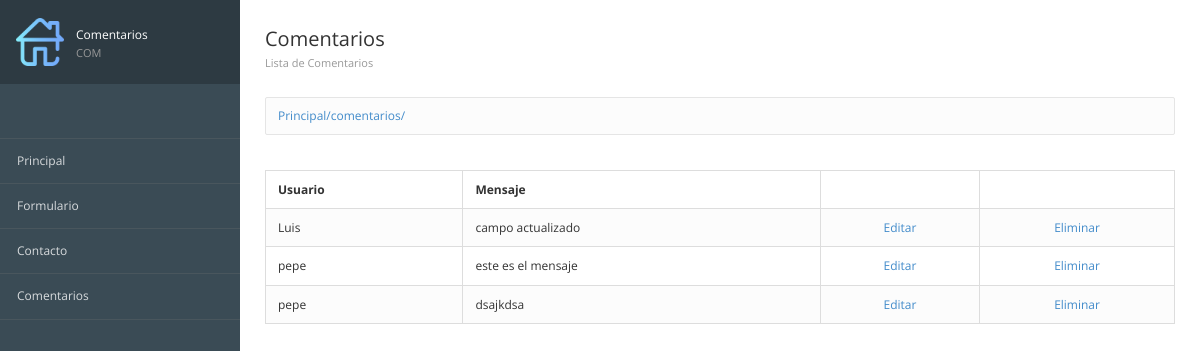
The page /comentarios/ on the database as committed earlier.
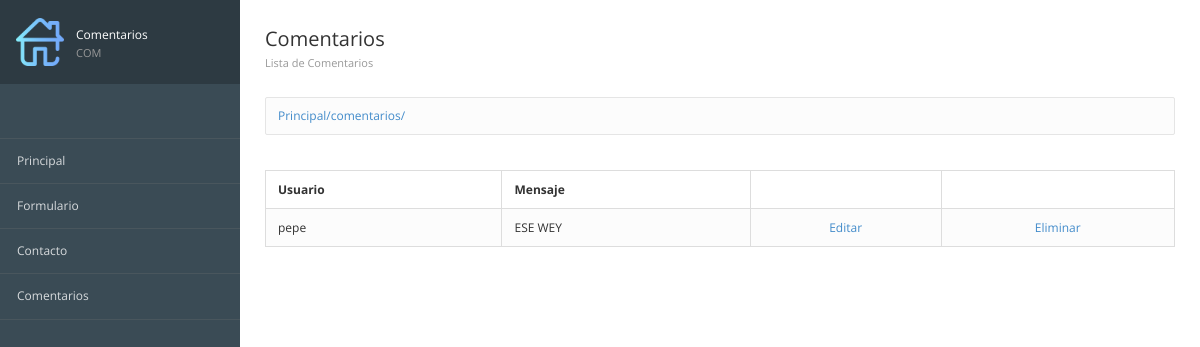
The same page on the database as committed later.
### registros/models.py (models this page shows, shortened)
class ComentarioContacto(models.Model):
    id = models.AutoField(primary_key=True,verbose_name="Clave")
    usuario = models.TextField(verbose_name="Usuario")
    mensaje = models.TextField(verbose_name="Comentario")
    created =models.DateTimeField(auto_now_add=True,verbose_name="Registrado")
    class Meta:
        verbose_name = "Comentario Contacto"
        verbose_name_plural = "Comentarios Contactos"
        ordering = ["-created"]

### registros/views.py (the view)
# urls.py: path('comentarios/',registros_views.comentarios,name="Comentarios"),
def comentarios(request):
    comentarios = ComentarioContacto.objects.all()
    return render(request,"registros/comentarios.html", {'comentarios': comentarios})

### registros/templates/registros/comentarios.html (shortened to what this page needs)
{% extends "inicio/encabezado.html" %}
{% block imagen %}
    {% load static %}
    {% static 'inicio/images/home.png' %}
{% endblock  %}
{% block tituloSlide %}Comentarios <span>COM</span>{% endblock  %}
{%block contenidoEncabezado%}
  <div class="page-header">
    <div class="page-title">
      <h3>Comentarios <small>Lista de Comentarios </small></h3>
    </div>
  </div>
{% endblock  %}
{% block contenidoBody %}
  <table class="table table-bordered table-striped">
    <thead>
        <tr>
            <th>Usuario</th>
            <th>Mensaje</th>
            <th></th>
            <th></th>
        </tr>
    </thead>
    <tbody>
        {% for comentario in comentarios %}
        <tr>
            <td>{{ comentario.usuario }}</td>
            <td>{{ comentario.mensaje }}</td>
            <td class='text-center'>
              <a href="{% url 'Consulta individual' comentario.id %}"> Editar </a>
            </td>
            <td class='text-center'>
              <a href="{% url 'Eliminar' comentario.id %}"> Eliminar </a>
            </td>
        </tr>
        {% endfor %}
{%endblock%}

Rows that differ between the two databases and show on the page:
removed ComentarioContacto: usuario "Luis", mensaje "campo actualizado"
removed ComentarioContacto: usuario "pepe", mensaje "este es el mensaje"
changed ComentarioContacto "pepe": mensaje "dsajkdsa" → "ESE WEY"
